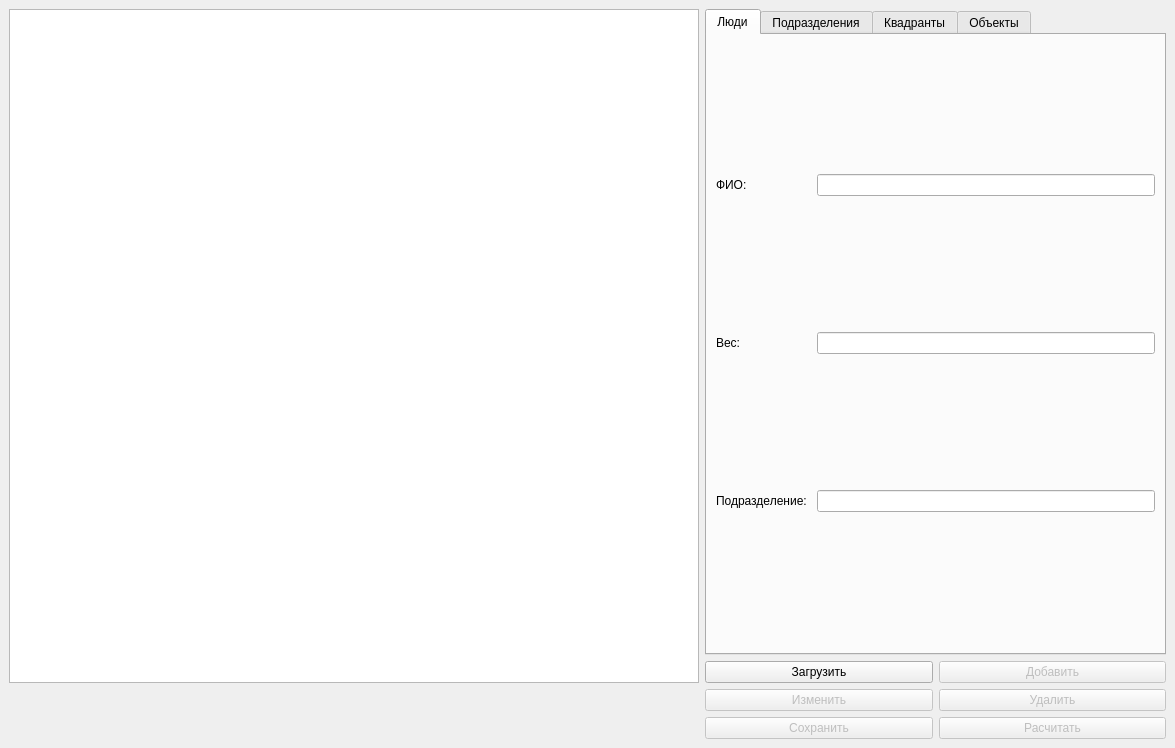
<?xml version="1.0" encoding="UTF-8"?>
<ui version="4.0">
 <class>MainWindow</class>
 <widget class="QMainWindow" name="MainWindow">
  <property name="geometry">
   <rect>
    <x>0</x>
    <y>0</y>
    <width>1175</width>
    <height>748</height>
   </rect>
  </property>
  <property name="windowTitle">
   <string>MainWindow</string>
  </property>
  <widget class="QWidget" name="centralwidget">
   <layout class="QGridLayout" name="gridLayout_6">
    <item row="2" column="2">
     <widget class="QPushButton" name="pushButton_del">
      <property name="enabled">
       <bool>false</bool>
      </property>
      <property name="text">
       <string>Удалить</string>
      </property>
     </widget>
    </item>
    <item row="3" column="2">
     <widget class="QPushButton" name="pushButton_solve">
      <property name="enabled">
       <bool>false</bool>
      </property>
      <property name="text">
       <string>Расчитать</string>
      </property>
     </widget>
    </item>
    <item row="0" column="1" colspan="2">
     <widget class="QTabWidget" name="tabWidget">
      <property name="minimumSize">
       <size>
        <width>461</width>
        <height>491</height>
       </size>
      </property>
      <property name="currentIndex">
       <number>0</number>
      </property>
      <widget class="QWidget" name="tab_man">
       <attribute name="title">
        <string>Люди</string>
       </attribute>
       <layout class="QGridLayout" name="gridLayout">
        <item row="0" column="0">
         <widget class="QLabel" name="label">
          <property name="text">
           <string>ФИО: </string>
          </property>
         </widget>
        </item>
        <item row="0" column="1">
         <widget class="QLineEdit" name="lineEdit_manFio"/>
        </item>
        <item row="1" column="0">
         <widget class="QLabel" name="label_2">
          <property name="text">
           <string>Вес: </string>
          </property>
         </widget>
        </item>
        <item row="1" column="1">
         <widget class="QLineEdit" name="lineEdit_manWeight"/>
        </item>
        <item row="2" column="0">
         <widget class="QLabel" name="label_3">
          <property name="text">
           <string>Подразделение: </string>
          </property>
         </widget>
        </item>
        <item row="2" column="1">
         <widget class="QLineEdit" name="lineEdit_manSection"/>
        </item>
       </layout>
      </widget>
      <widget class="QWidget" name="tab_section">
       <attribute name="title">
        <string>Подразделения</string>
       </attribute>
       <layout class="QGridLayout" name="gridLayout_3">
        <item row="0" column="0">
         <widget class="QLabel" name="label_4">
          <property name="text">
           <string>Название: </string>
          </property>
         </widget>
        </item>
        <item row="0" column="1">
         <widget class="QLineEdit" name="lineEdit_sectionName"/>
        </item>
        <item row="1" column="0">
         <widget class="QLabel" name="label_9">
          <property name="text">
           <string>Ротация: </string>
          </property>
         </widget>
        </item>
        <item row="1" column="1">
         <widget class="QLineEdit" name="lineEdit_sectionRenew"/>
        </item>
       </layout>
      </widget>
      <widget class="QWidget" name="tab_quadrant">
       <attribute name="title">
        <string>Квадранты</string>
       </attribute>
       <layout class="QGridLayout" name="gridLayout_4">
        <item row="0" column="0">
         <widget class="QLabel" name="label_10">
          <property name="text">
           <string>X: </string>
          </property>
         </widget>
        </item>
        <item row="0" column="1">
         <widget class="QLineEdit" name="lineEdit_quadrantX"/>
        </item>
        <item row="1" column="0">
         <widget class="QLabel" name="label_12">
          <property name="text">
           <string>Y: </string>
          </property>
         </widget>
        </item>
        <item row="1" column="1">
         <widget class="QLineEdit" name="lineEdit_quadrantY"/>
        </item>
        <item row="2" column="0">
         <widget class="QLabel" name="label_11">
          <property name="text">
           <string>Ширина: </string>
          </property>
         </widget>
        </item>
        <item row="2" column="1">
         <widget class="QLineEdit" name="lineEdit_quadrantWidth"/>
        </item>
        <item row="3" column="0">
         <widget class="QLabel" name="label_13">
          <property name="text">
           <string>Высота: </string>
          </property>
         </widget>
        </item>
        <item row="3" column="1">
         <widget class="QLineEdit" name="lineEdit_quadrantHeight"/>
        </item>
       </layout>
      </widget>
      <widget class="QWidget" name="tab_object">
       <attribute name="title">
        <string>Объекты</string>
       </attribute>
       <layout class="QGridLayout" name="gridLayout_5">
        <item row="0" column="0">
         <widget class="QLabel" name="label_14">
          <property name="text">
           <string>X: </string>
          </property>
         </widget>
        </item>
        <item row="0" column="1">
         <widget class="QLineEdit" name="lineEdit_objectX"/>
        </item>
        <item row="1" column="0">
         <widget class="QLabel" name="label_15">
          <property name="text">
           <string>Y: </string>
          </property>
         </widget>
        </item>
        <item row="1" column="1">
         <widget class="QLineEdit" name="lineEdit_objectY"/>
        </item>
        <item row="2" column="0">
         <widget class="QLabel" name="label_16">
          <property name="text">
           <string>Высота: </string>
          </property>
         </widget>
        </item>
        <item row="2" column="1">
         <widget class="QLineEdit" name="lineEdit_objectHeight"/>
        </item>
        <item row="3" column="0">
         <widget class="QLabel" name="label_17">
          <property name="text">
           <string>Ширина: </string>
          </property>
         </widget>
        </item>
        <item row="3" column="1">
         <widget class="QLineEdit" name="lineEdit_objectWidth"/>
        </item>
        <item row="4" column="0">
         <widget class="QLabel" name="label_18">
          <property name="text">
           <string>Квадрант: </string>
          </property>
         </widget>
        </item>
        <item row="4" column="1">
         <widget class="QLineEdit" name="lineEdit_objectCololr"/>
        </item>
        <item row="5" column="0">
         <widget class="QLabel" name="label_">
          <property name="text">
           <string>Цвет: </string>
          </property>
         </widget>
        </item>
        <item row="5" column="1">
         <widget class="QLineEdit" name="lineEdit_objectQuadrant"/>
        </item>
       </layout>
      </widget>
     </widget>
    </item>
    <item row="0" column="0" rowspan="2">
     <widget class="QGraphicsView" name="graphicsView"/>
    </item>
    <item row="2" column="1">
     <widget class="QPushButton" name="pushButton__update">
      <property name="enabled">
       <bool>false</bool>
      </property>
      <property name="text">
       <string>Изменить</string>
      </property>
     </widget>
    </item>
    <item row="3" column="1">
     <widget class="QPushButton" name="pushButton_save">
      <property name="enabled">
       <bool>false</bool>
      </property>
      <property name="text">
       <string>Сохранить</string>
      </property>
     </widget>
    </item>
    <item row="1" column="1">
     <widget class="QPushButton" name="pushButton_load">
      <property name="text">
       <string>Загрузить</string>
      </property>
     </widget>
    </item>
    <item row="1" column="2">
     <widget class="QPushButton" name="pushButton_add">
      <property name="enabled">
       <bool>false</bool>
      </property>
      <property name="text">
       <string>Добавить</string>
      </property>
     </widget>
    </item>
   </layout>
  </widget>
 </widget>
 <resources/>
 <connections/>
</ui>
